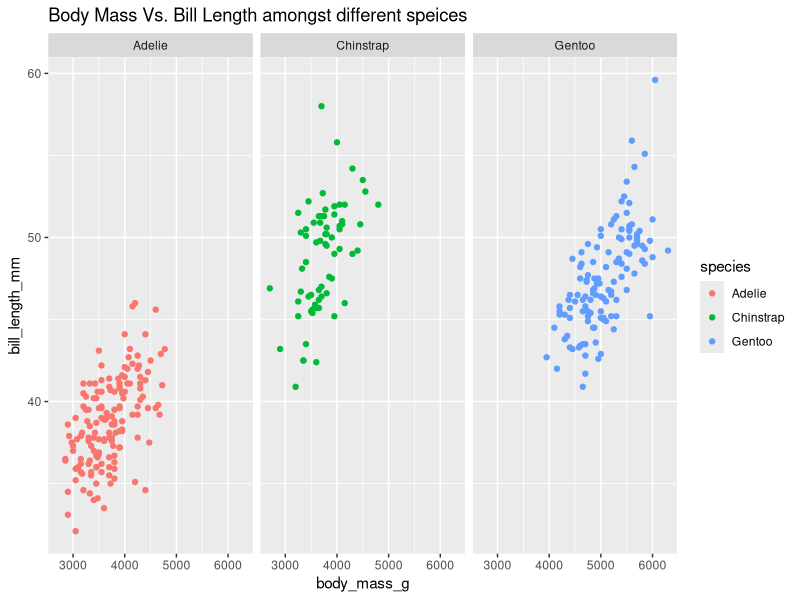
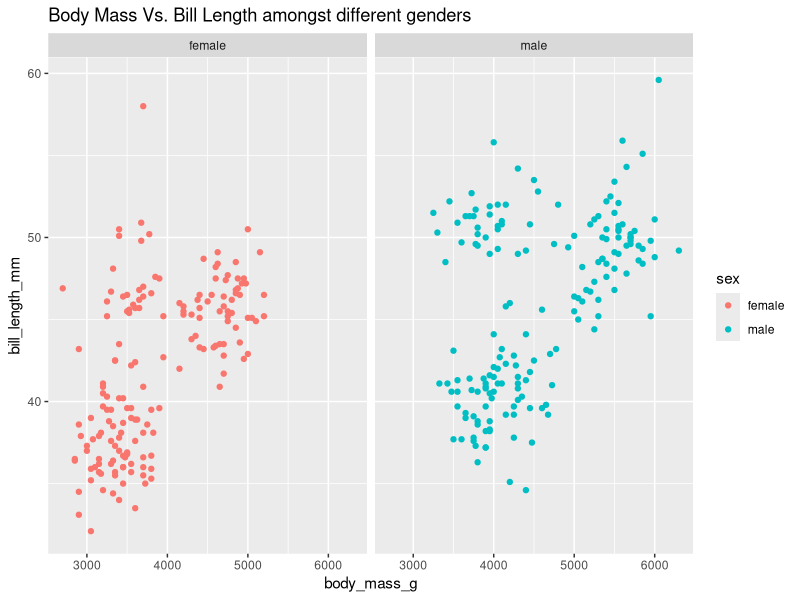
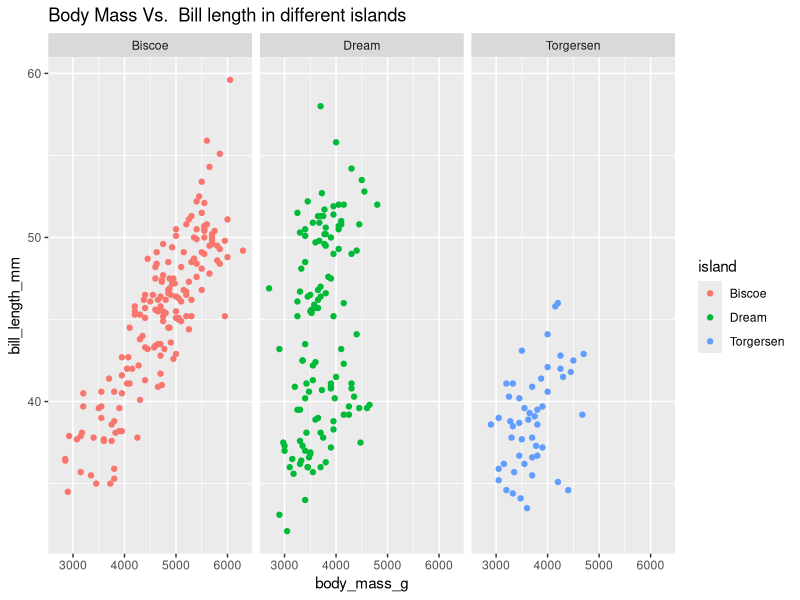
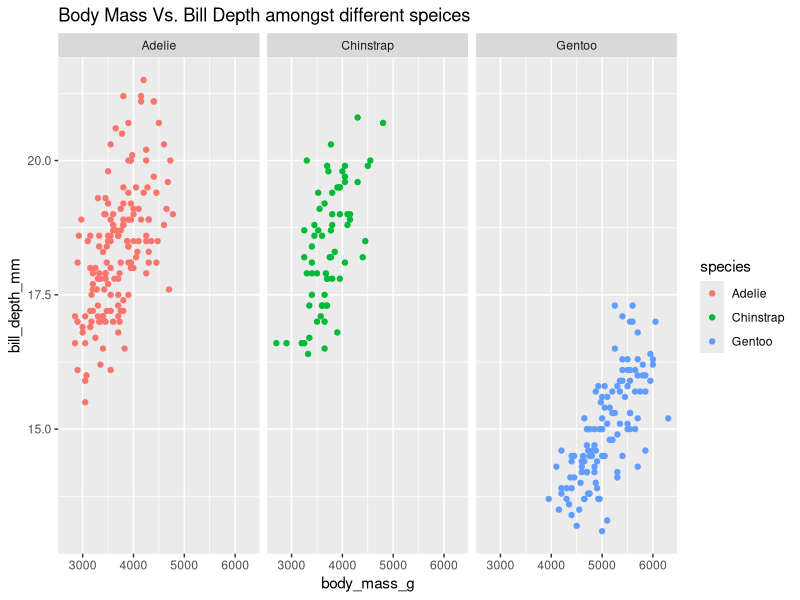
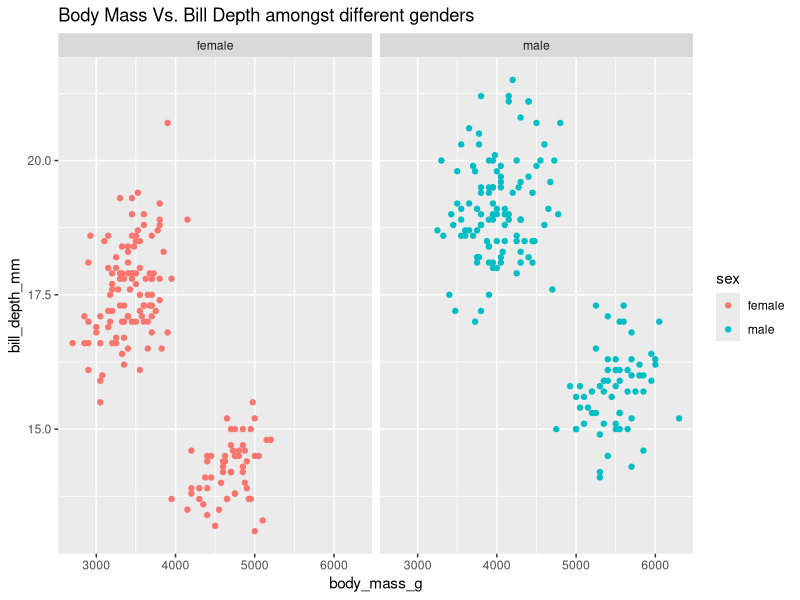
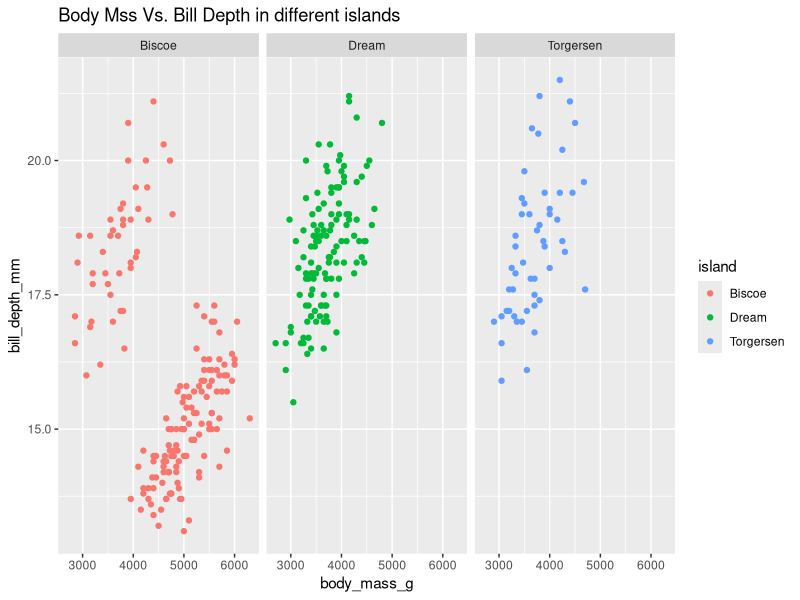
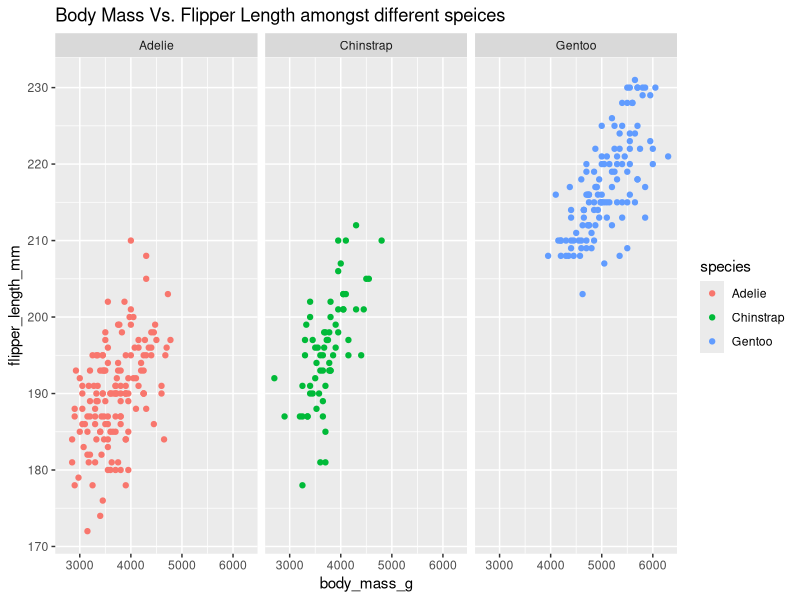
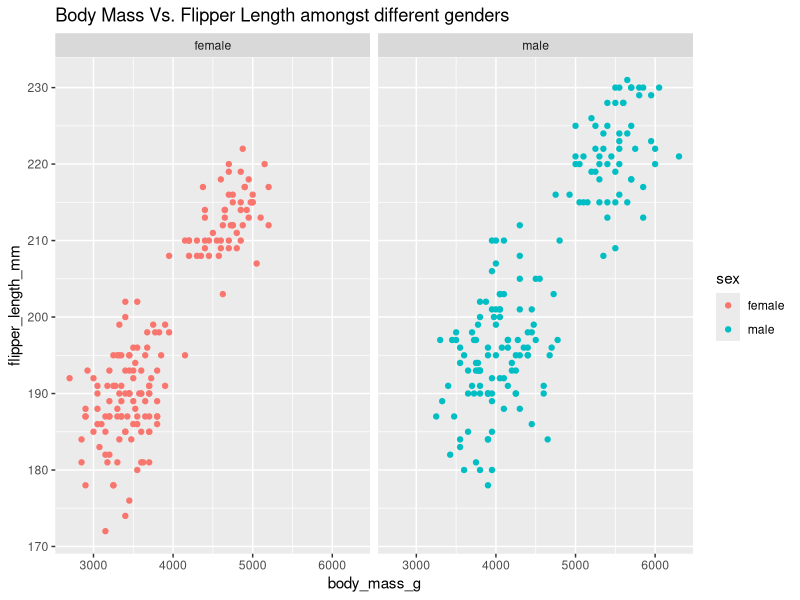

Recreate these plots in R, in order.
install.packages("tidyverse")
library("tidyverse")
install.packages("palmerpenguins")
library(palmerpenguins)

View(penguins)

str(penguins)

penguins_by_species <-
  penguins %>% group_by(species) %>% drop_na() %>% summarise(mean_bill_length=mean(bill_length_mm), mean_bill_depth=mean(bill_depth_mm), mean_flipper_length=mean(flipper_length_mm), mean_body_mass=mean(body_mass_g))
penguins_by_species

penguins_by_island <- 
  penguins %>% group_by(island) %>% drop_na() %>% summarise(mean_bill_length=mean(bill_length_mm), mean_bill_depth=mean(bill_depth_mm), mean_flipper_length=mean(flipper_length_mm), mean_body_mass=mean(body_mass_g))
penguins_by_island

penguins_by_sex <- 
  penguins %>% group_by(sex) %>% drop_na() %>% summarise(mean_bill_length=mean(bill_length_mm), mean_bill_depth=mean(bill_depth_mm), mean_flipper_length=mean(flipper_length_mm), mean_body_mass=mean(body_mass_g))
penguins_by_sex

p1 <- penguins %>% drop_na()

ggplot(penguins, mapping = aes(x=body_mass_g, y=bill_length_mm, colour = species)) + geom_point() + facet_wrap(~species) + labs(title = "Body Mass Vs. Bill Length amongst different speices")

ggplot(p1, mapping = aes(x=body_mass_g, y=bill_length_mm, colour = sex)) + geom_point() + facet_wrap(~sex) + labs(title = "Body Mass Vs. Bill Length amongst different genders")

ggplot(penguins, mapping = aes(x=body_mass_g, y=bill_length_mm, colour = island)) + geom_point() + facet_wrap(~island) + labs(title = "Body Mass Vs.  Bill length in different islands")


ggplot(penguins, mapping = aes(x=body_mass_g, y=bill_depth_mm, colour = species)) + geom_point() + facet_wrap(~species) + labs(title = "Body Mass Vs. Bill Depth amongst different speices")

ggplot(p1, mapping = aes(x=body_mass_g, y=bill_depth_mm, colour = sex)) + geom_point() + facet_wrap(~sex) + labs(title = "Body Mass Vs. Bill Depth amongst different genders")

ggplot(penguins, mapping = aes(x=body_mass_g, y=bill_depth_mm, colour = island)) + geom_point() + facet_wrap(~island) + labs(title = "Body Mss Vs. Bill Depth in different islands")


ggplot(penguins, mapping = aes(x=body_mass_g, y=flipper_length_mm, colour = species)) + geom_point() + facet_wrap(~species) + labs(title = "Body Mass Vs. Flipper Length amongst different speices")

ggplot(p1, mapping = aes(x=body_mass_g, y=flipper_length_mm, colour = sex)) + geom_point() + facet_wrap(~sex) + labs(title = "Body Mass Vs. Flipper Length amongst different genders")

ggplot(penguins, mapping = aes(x=body_mass_g, y=flipper_length_mm, colour = island)) + geom_point() + facet_wrap(~island) + labs(title = "Body Mass Vs. Flipper length in differen islands")


ggplot(penguins, mapping = aes(x=flipper_length_mm, y=bill_length_mm, colour = species)) + geom_point() + geom_smooth(method = lm, se = FALSE, color="black") + facet_wrap(~species) + labs(title = "Flipper Length Vs. Bill Length amongst different Species")

ggplot(p1, mapping = aes(x=flipper_length_mm, y=bill_length_mm, colour = sex)) + geom_point() + geom_smooth(method = lm, se = FALSE, color="black") + facet_wrap(~sex) + labs(title = "Flipper Length Vs. Bill Length amongst different genders")

ggplot(penguins, mapping = aes(x=flipper_length_mm, y=bill_length_mm, colour = island)) + geom_point() + geom_smooth(method = lm, se = FALSE, color="black") + facet_wrap(~island) + labs(title = "Flipper Length Vs. Bill Length in different islands")


ggplot(penguins, mapping = aes(x=flipper_length_mm, y=bill_depth_mm, colour = species)) + geom_point() + geom_smooth(method = lm, se = FALSE, color="black") + facet_wrap(~species) + labs(title = "Flipper Length Vs. Bill Depth amongst different Species")

ggplot(p1, mapping = aes(x=flipper_length_mm, y=bill_depth_mm, colour = sex)) + geom_point() + geom_smooth(method = lm, se = FALSE, color="black") + facet_wrap(~sex) + labs(title = "Flipper Length Vs. Bill Depth amongst different genders")

ggplot(penguins, mapping = aes(x=flipper_length_mm, y=bill_depth_mm, colour = island)) + geom_point() + geom_smooth(method = lm, se = FALSE, color="black") + facet_wrap(~island) + labs(title = "Flipper Length Vs. Bill Depth in different islands")


ggplot(penguins, aes(x=island, fill = species)) + geom_bar()

ggplot(p1, aes(x=island, fill = sex)) + geom_bar()

ggplot(penguins, aes(x=island, fill = factor(year))) + geom_bar()


ggplot(penguins, mapping = aes(x=species, fill = species)) + geom_bar() + labs(title = "Number of Penguins of each Species in the dataset")

ggplot(penguins, mapping = aes(x=island, fill = island)) + geom_bar() + labs(title = "Number of Penguins on each island")

ggplot(p1, mapping = aes(x=sex, fill = sex)) + geom_bar() + labs(title = "Number of Different Genders amongst the entire Penguin populace in Palmer Archipelago")

ggplot(penguins, mapping = aes(x=year, fill = factor(year))) + geom_bar() + labs(title = "Number of Penguins found each year", fill="Year")


data <- penguins
data <- na.omit(data)
summary_data <- data %>%
  group_by(island, species) %>%
  summarise(mean_flipper_length = mean(flipper_length_mm), mean_bill_length = mean(bill_length_mm), mean_bill_depth = mean(bill_depth_mm), .groups = 'drop')

melted_summary_data <- summary_data %>%
  pivot_longer(cols = mean_flipper_length, names_to = "attribute", values_to = "value")

ggplot(melted_summary_data, aes(x = island, y = species, fill = value)) +
  geom_tile(color = "white") +
  scale_fill_gradient(low = "yellow", high = "red") +
  labs(title = "Mean Flipper Length (mm) by Island and Species",
       x = "Island",
       y = "Species",
       fill = "Mean Flipper Length (mm)") +
  theme_minimal() +
  theme(axis.text.x = element_text(angle = 45, hjust = 1))

melted_summary_data <- summary_data %>%
  pivot_longer(cols = mean_bill_length, names_to = "attribute", values_to = "value")

ggplot(melted_summary_data, aes(x = island, y = species, fill = value)) +
  geom_tile(color = "white") +
  scale_fill_gradient(low = "yellow", high = "red") +
  labs(title = "Mean Bill Length (mm) by Island and Species",
       x = "Island",
       y = "Species",
       fill = "Mean Bill Length (mm)") +
  theme_minimal() +
  theme(axis.text.x = element_text(angle = 45, hjust = 1))

melted_summary_data <- summary_data %>%
  pivot_longer(cols = mean_bill_depth, names_to = "attribute", values_to = "value")

ggplot(melted_summary_data, aes(x = island, y = species, fill = value)) +
  geom_tile(color = "white") +
  scale_fill_gradient(low = "yellow", high = "red") +
  labs(title = "Mean Bill Depth (mm) by Island and Species",
       x = "Island",
       y = "Species",
       fill = "Mean Bill Depth (mm)") +
  theme_minimal() +
  theme(axis.text.x = element_text(angle = 45, hjust = 1))
